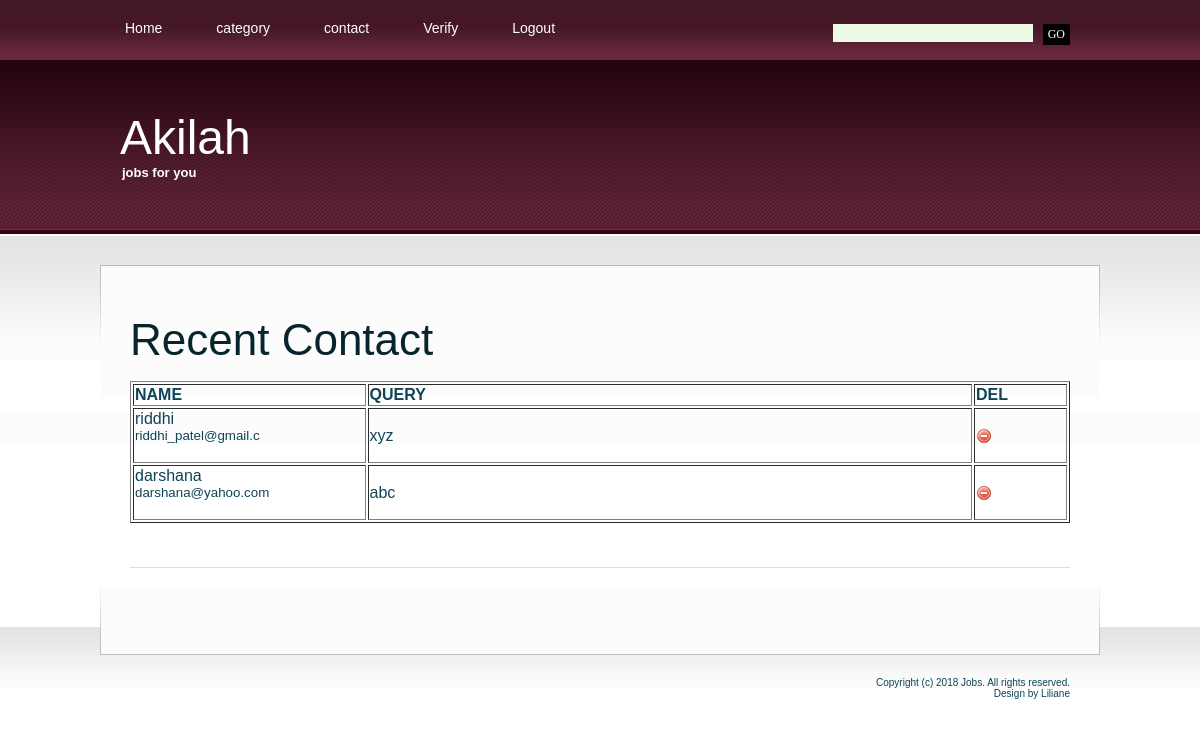
Screenshot of /admin/contact.php (signed in) with the database file from the repository.
### tables this page shows
CREATE TABLE IF NOT EXISTS `contact` (
  `cont_id` int(4) NOT NULL AUTO_INCREMENT,
  `cont_fnm` varchar(30) NOT NULL,
  `cont_email` varchar(20) NOT NULL,
  `cont_query` varchar(300) NOT NULL,
  PRIMARY KEY (`cont_id`)
);

### admin/contact.php (the view, shortened to what this page needs)
<html xmlns="http://www.w3.org/1999/xhtml">
<head>
<?php
include("includes/head.inc.php");
?>
</head>
<body>
<div id="header-wrapper">
	<div id="header">
	<div id="menu">
		<?php
		include("includes/menu.inc.php");
		?>
		</div>
		<div id="search">
		<?php
		include("includes/search.inc.php");
		?>
		</div>
	</div>
</div>
<div id="logo">
	<?php
	include("includes/logo.inc.php");
	?>
	</div>
<div id="wrapper">
	<div id="page">
		<div id="page-bgtop">
		<div class="post">
			<h1 class="title">Recent Contact</h1>
			<div class="entry">
			<br>
			<table border="1" width="100%">
			<tr>
			<td width="25%"><b>NAME</b>
			<td width="65%"><b>QUERY</b>
			<td width="10%"><b>DEL</b>
			</tr>
			<?php
			$link = mysql_connect("localhost","root","") or die("Cannot Connect");
			$q="select * from contact";
			$res=mysql_query($q,$link)or die("can not connect");
			while($row=mysql_fetch_assoc($res))
			{
				echo'
						<tr>
						<td>
						'.$row['cont_fnm'].'<br><small>'.$row['cont_email'].'</small><br><br>
						<td>'.$row['cont_query'].'
						<td><a href="process_delete.php?cat='.$row['cont_fnm'].'"><img src = "delete.png"></a>
						</tr>
				';
			}
			?>
			</table>
			</div>
			<p class="meta"></p>
		</div>
	</div>
			<div style="clear: both;">&nbsp;</div>
		</div>
	</div>
<div id="footer-bgcontent">
	<div id="footer">
		<?php
		include("includes/footer.inc.php");
		?>
	</div>
</div>
</body>
</html>

### admin/style.css (style rules this page uses)
body { margin: 0px; padding: 0; background: url(images/img01.jpg) repeat-x left top; font-family: Arial, Helvetica, sans-serif; font-size: 12px; color: #0E4456; }
h1, h2, h3 { margin: 0; font-weight: normal; color: #08252E; }
h1 { font-size: 44px; }
p, ul, ol { margin-top: 0; line-height: 220%; text-align: justify; }
a { color: #842946; }
a img { border: none; }
#wrapper { margin: 0px; padding: 30px 0px 0px 0px; }
#header-wrapper { margin: 0px; padding: 0px; }
#header { width: 1000px; height: 60px; margin: 0 auto; }
#menu { float: left; width: 690px; height: 60px; }
#search { float: right; width: 310px; height: 60px; }
#page { width: 1000px; margin: 0 auto; padding: 0px; background: url(images/img04.jpg) no-repeat left bottom; }
#page-bgtop { padding: 50px 30px 0px 30px; background: url(images/img05.jpg) no-repeat left top; }
#logo { width: 1000px; height: 175px; margin: 0 auto; }
.post { margin-bottom: 45px; border-bottom: 1px solid #DFDFDF; }
.post .title { height: 30px; color: #08252E; }
.post .meta { margin-left: 2px; padding: 2px 30px 2px 16px; font-family: Arial, Helvetica, sans-serif; font-weight: normal; font-size: 10px; color: #66665E; }
.post .entry { padding: 10px 0 30px 0; }
#footer-bgcontent { margin: 0px; padding: 0px; height: 70px; background: url(images/img02.jpg) repeat-x left top; }
#footer { width: 1000px; height: 49px; margin: 0 auto; padding-top: 50px; background: url(images/img03.jpg) no-repeat left top; }

### rows the page displays
contact: cont_fnm "riddhi", cont_email "riddhi_patel@gmail.c", cont_query "xyz"
contact: cont_fnm "darshana", cont_email "darshana@yahoo.com", cont_query "abc"
